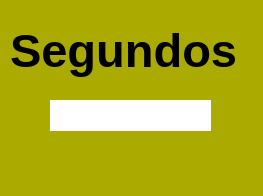
<?xml version="1.0" encoding="UTF-8"?>
<ui version="4.0">
 <class>MainWindow</class>
 <widget class="QMainWindow" name="MainWindow">
  <property name="geometry">
   <rect>
    <x>0</x>
    <y>0</y>
    <width>263</width>
    <height>196</height>
   </rect>
  </property>
  <property name="windowTitle">
   <string>MainWindow</string>
  </property>
  <property name="styleSheet">
   <string notr="true">background-color: rgb(170, 170, 0);</string>
  </property>
  <widget class="QWidget" name="centralwidget">
   <widget class="QLabel" name="label">
    <property name="geometry">
     <rect>
      <x>10</x>
      <y>20</y>
      <width>251</width>
      <height>61</height>
     </rect>
    </property>
    <property name="font">
     <font>
      <pointsize>35</pointsize>
      <weight>75</weight>
      <bold>true</bold>
     </font>
    </property>
    <property name="text">
     <string>Segundos</string>
    </property>
   </widget>
   <widget class="QLabel" name="contador_segundos">
    <property name="geometry">
     <rect>
      <x>50</x>
      <y>100</y>
      <width>161</width>
      <height>31</height>
     </rect>
    </property>
    <property name="font">
     <font>
      <pointsize>25</pointsize>
     </font>
    </property>
    <property name="styleSheet">
     <string notr="true">background-color: rgb(255, 255, 255);</string>
    </property>
    <property name="text">
     <string/>
    </property>
    <property name="alignment">
     <set>Qt::AlignCenter</set>
    </property>
   </widget>
  </widget>
  <widget class="QMenuBar" name="menubar">
   <property name="geometry">
    <rect>
     <x>0</x>
     <y>0</y>
     <width>263</width>
     <height>21</height>
    </rect>
   </property>
  </widget>
  <widget class="QStatusBar" name="statusbar"/>
 </widget>
 <resources/>
 <connections/>
</ui>
